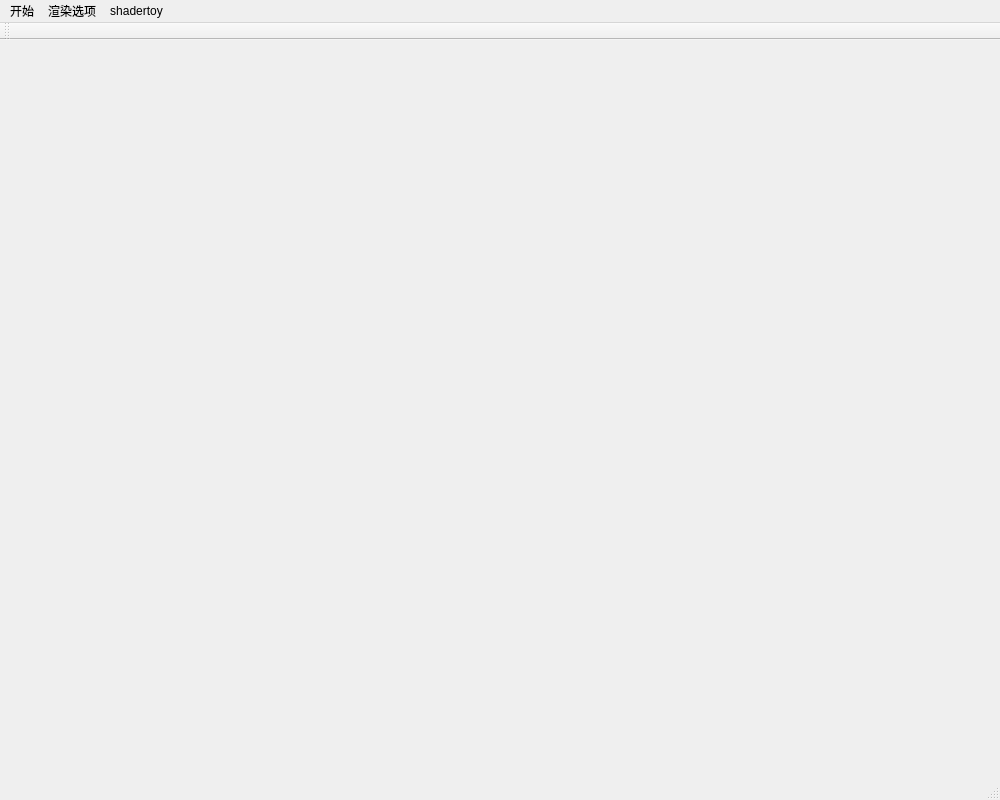
<?xml version="1.0" encoding="UTF-8"?>
<ui version="4.0">
 <class>CPBRClass</class>
 <widget class="QMainWindow" name="CPBRClass">
  <property name="geometry">
   <rect>
    <x>0</x>
    <y>0</y>
    <width>1000</width>
    <height>800</height>
   </rect>
  </property>
  <property name="minimumSize">
   <size>
    <width>400</width>
    <height>300</height>
   </size>
  </property>
  <property name="windowTitle">
   <string>CPBR</string>
  </property>
  <widget class="QWidget" name="centralWidget"/>
  <widget class="QMenuBar" name="menuBar">
   <property name="geometry">
    <rect>
     <x>0</x>
     <y>0</y>
     <width>1000</width>
     <height>29</height>
    </rect>
   </property>
   <widget class="QMenu" name="menu_start">
    <property name="title">
     <string>开始</string>
    </property>
    <addaction name="action_exit"/>
   </widget>
   <widget class="QMenu" name="menu_shading">
    <property name="title">
     <string>渲染选项</string>
    </property>
    <widget class="QMenu" name="menu_post_process">
     <property name="title">
      <string>后期处理</string>
     </property>
     <addaction name="action_pp_normal"/>
     <addaction name="action_pp_gray"/>
     <addaction name="action_pp_invers"/>
     <addaction name="action_pp_blur"/>
     <addaction name="action_pp_sharpen"/>
     <addaction name="action_pp_edge_det"/>
    </widget>
    <addaction name="action_color_bg"/>
    <addaction name="action_color_border"/>
    <addaction name="separator"/>
    <addaction name="action_rb_3d"/>
    <addaction name="action_eye_delta"/>
    <addaction name="separator"/>
    <addaction name="menu_post_process"/>
   </widget>
   <widget class="QMenu" name="menushadertoy">
    <property name="title">
     <string>shadertoy</string>
    </property>
    <widget class="QMenu" name="menu_st_edit">
     <property name="title">
      <string>编辑</string>
     </property>
     <addaction name="action_st_img"/>
     <addaction name="separator"/>
     <addaction name="action_sd_buffer_a"/>
     <addaction name="action_st_buffer_b"/>
     <addaction name="action_st_buffer_c"/>
     <addaction name="action_st_buffer_d"/>
    </widget>
    <addaction name="action_st_show"/>
    <addaction name="menu_st_edit"/>
   </widget>
   <addaction name="menu_start"/>
   <addaction name="menu_shading"/>
   <addaction name="menushadertoy"/>
  </widget>
  <widget class="QToolBar" name="mainToolBar">
   <attribute name="toolBarArea">
    <enum>TopToolBarArea</enum>
   </attribute>
   <attribute name="toolBarBreak">
    <bool>false</bool>
   </attribute>
  </widget>
  <widget class="QStatusBar" name="statusBar"/>
  <action name="action_rb_3d">
   <property name="checkable">
    <bool>true</bool>
   </property>
   <property name="text">
    <string>红蓝3D</string>
   </property>
   <property name="shortcut">
    <string>Ctrl+V</string>
   </property>
  </action>
  <action name="action_eye_delta">
   <property name="text">
    <string>双眼视距</string>
   </property>
  </action>
  <action name="action_pp_gray">
   <property name="checkable">
    <bool>true</bool>
   </property>
   <property name="text">
    <string>灰度</string>
   </property>
   <property name="shortcut">
    <string>Ctrl+S, Ctrl+Q</string>
   </property>
  </action>
  <action name="action_pp_normal">
   <property name="checkable">
    <bool>true</bool>
   </property>
   <property name="text">
    <string>原色</string>
   </property>
   <property name="shortcut">
    <string>Ctrl+S, Ctrl+S</string>
   </property>
  </action>
  <action name="action_color_bg">
   <property name="text">
    <string>背景颜色</string>
   </property>
  </action>
  <action name="action_color_border">
   <property name="text">
    <string>边框颜色</string>
   </property>
  </action>
  <action name="action_pp_invers">
   <property name="checkable">
    <bool>true</bool>
   </property>
   <property name="text">
    <string>反相</string>
   </property>
   <property name="shortcut">
    <string>Ctrl+S, Ctrl+W</string>
   </property>
  </action>
  <action name="action_pp_blur">
   <property name="checkable">
    <bool>true</bool>
   </property>
   <property name="text">
    <string>模糊</string>
   </property>
   <property name="shortcut">
    <string>Ctrl+S, Ctrl+E</string>
   </property>
  </action>
  <action name="action_pp_sharpen">
   <property name="checkable">
    <bool>true</bool>
   </property>
   <property name="text">
    <string>锐化</string>
   </property>
   <property name="shortcut">
    <string>Ctrl+S, Ctrl+R</string>
   </property>
  </action>
  <action name="action_pp_edge_det">
   <property name="checkable">
    <bool>true</bool>
   </property>
   <property name="text">
    <string>边缘检测</string>
   </property>
   <property name="shortcut">
    <string>Ctrl+S, Ctrl+T</string>
   </property>
  </action>
  <action name="action_st_show">
   <property name="checkable">
    <bool>true</bool>
   </property>
   <property name="text">
    <string>显示</string>
   </property>
  </action>
  <action name="action_exit">
   <property name="text">
    <string>退出</string>
   </property>
  </action>
  <action name="action_sd_buffer_a">
   <property name="text">
    <string>BufferA</string>
   </property>
  </action>
  <action name="action_st_buffer_b">
   <property name="text">
    <string>BufferB</string>
   </property>
  </action>
  <action name="action_st_buffer_c">
   <property name="text">
    <string>BufferC</string>
   </property>
  </action>
  <action name="action_st_buffer_d">
   <property name="text">
    <string>BufferD</string>
   </property>
  </action>
  <action name="action_st_img">
   <property name="text">
    <string>Image</string>
   </property>
  </action>
 </widget>
 <layoutdefault spacing="6" margin="11"/>
 <resources>
  <include location="../cpbr.qrc"/>
 </resources>
 <connections/>
</ui>
